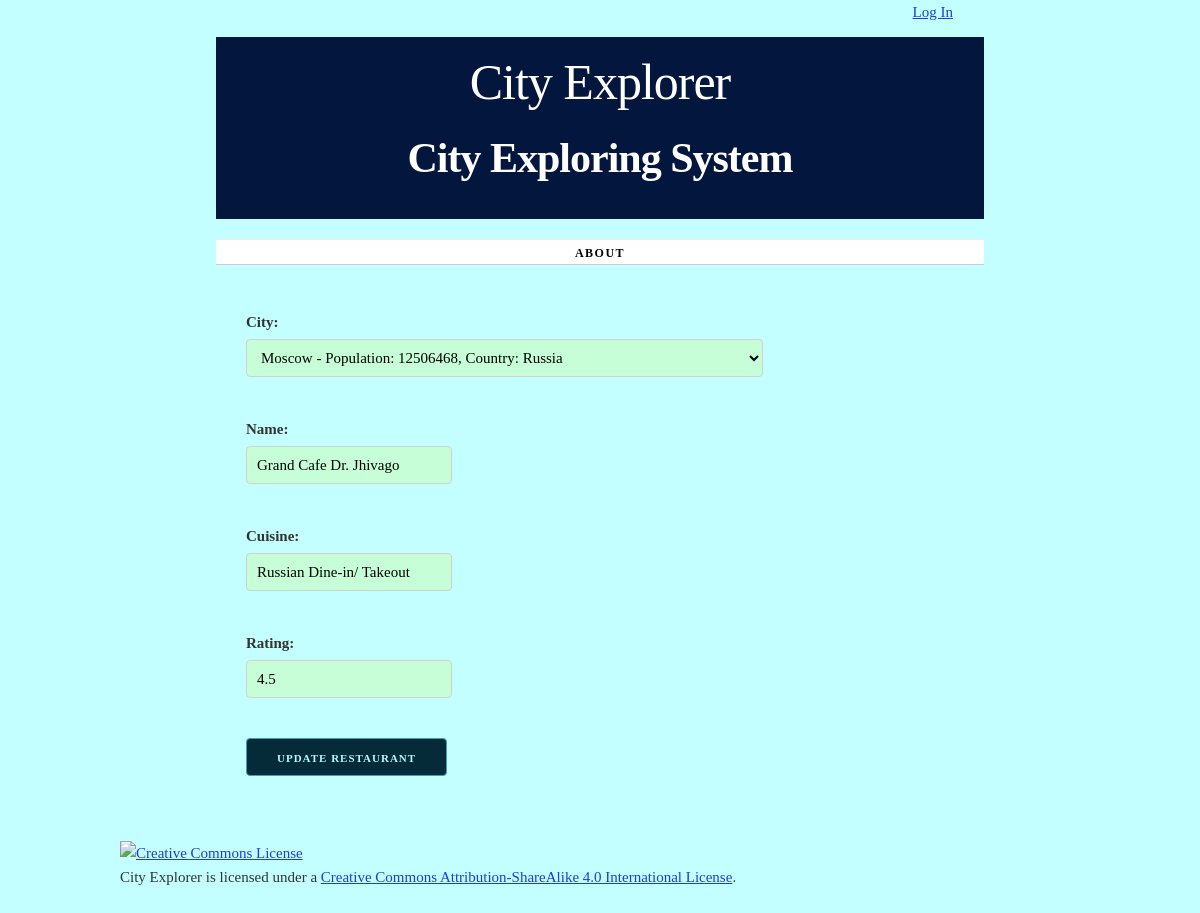
/restaurant/6/update/, run on the app's committed database.
### cities/models.py (models this page shows, shortened)
class Restaurant(models.Model):
    city = models.ForeignKey(City, on_delete=models.CASCADE)
    name = models.CharField(max_length=100, unique=True)
    cuisine = models.CharField(max_length=100)
    rating = models.FloatField()
    class Meta:
        ordering = ['name']

class City(models.Model):
    name = models.CharField(max_length=100, unique=True)
    country = models.CharField(max_length=100)
    population = models.IntegerField()
    description = models.TextField(blank=True)
    def __str__(self):
        return f"{self.name} - Population: {self.population}, Country: {self.country}"
    class Meta:
        verbose_name_plural = "cities"
        ordering = ['name']

### cities/views.py (the view)
def update_restaurant(request, restaurant_id):
    restaurant = get_object_or_404(Restaurant, id=restaurant_id)
    if request.method == 'POST':
        form = RestaurantForm(request.POST, instance=restaurant)
        if form.is_valid():
            form.save()
            return redirect('restaurant-detail', restaurant_id)
    else:
        form = RestaurantForm(instance=restaurant)
    return render(request, 'cities/restaurant_form.html', {'form': form, 'restaurant': restaurant})

### cities/forms.py
class RestaurantForm(forms.ModelForm):
    class Meta:
        model = Restaurant
        fields = ['city', 'name', 'cuisine', 'rating']

### cities/templates/cities/restaurant_form.html (shortened to what this page needs)
{% extends 'cities/base.html' %}
{% block content %}
    <form action="{% if restaurant.id %}{% url 'update-restaurant' restaurant.id %}{% else %}{% url 'cities_restaurant_list_urlpattern' %}{% endif %}" method="post">
        {{ form.as_p }}
        <button type="submit" class="button button-primary">
            {% if hotel.id %}
                Update Restaurant
            {% else %}
                Update Restaurant
            {% endif %}
        </button>
    </form>
{% endblock %}

### cities/static/cities/skeleton.css (style rules this page uses)
html { font-size: 62.5%; }
body { font-size: 1.5em; line-height: 1.6; font-weight: 400; font-family: "Raleway", "HelveticaNeue", "Helvetica Neue", Helvetica, Arial, sans-serif; color: #222; }
p { margin-top: 0; }
.button, button, input[type="submit"], input[type="reset"], input[type="button"] { display: inline-block; height: 38px; padding: 0 30px; color: #555; text-align: center; font-size: 11px; font-weight: 600; line-height: 38px; letter-spacing: 0.1rem; text-transform: uppercase; text-decoration: none; white-space: nowrap; background-color: transparent; border-radius: 4px; border: 1px solid #bbb; cursor: pointer; box-sizing: border-box; }
.button.button-primary, button.button-primary, input[type="submit"].button-primary, input[type="reset"].button-primary, input[type="button"].button-primary { color: #b6f9ff; background-color: #052a38; border-color: #439bb6; }
input[type="email"], input[type="number"], input[type="search"], input[type="text"], input[type="tel"], input[type="url"], input[type="password"], textarea, select { height: 38px; padding: 6px 10px; background-color: #c6ffd7; border: 1px solid #D1D1D1; border-radius: 4px; box-shadow: none; box-sizing: border-box; }
input[type="email"], input[type="number"], input[type="search"], input[type="text"], input[type="tel"], input[type="url"], input[type="password"], textarea { -webkit-appearance: none; -moz-appearance: none; appearance: none; }
label, legend { display: block; margin-bottom: .5rem; font-weight: 600; }
button, .button { margin-bottom: 1rem; }
input, textarea, select, fieldset { margin-bottom: 1.5rem; }
pre, blockquote, dl, figure, table, p, ul, ol, form { margin-bottom: 2.5rem; }

### cities/static/cities/style.css (style rules this page uses)
html { height: 100%; background-color: #555; }
body { background-color: white; }

### cities/templates/cities/base.html (style rules this page uses)
body { font-family: Baskerville, serif; line-height: 1.6; color: #333; background-color: #c4ffff; }

### data on the page
Restaurant: city "Moscow - Population: 12506468, Country: Russia", cuisine "Russian Dine-in/ Takeout", rating "4.5"
City: name "Grand Cafe Dr. Jhivago"
